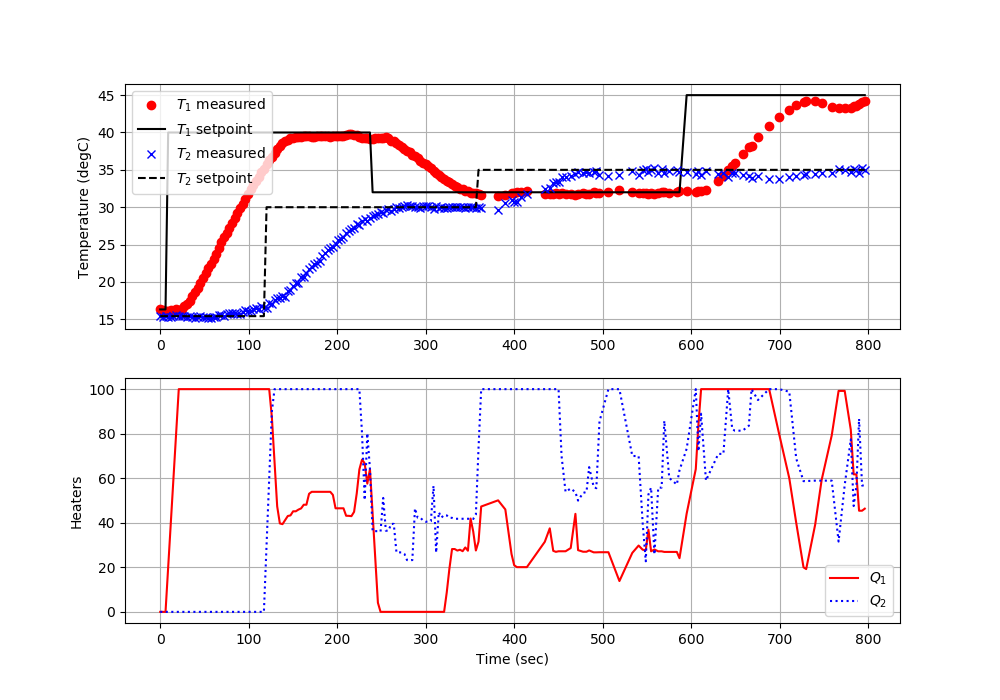

Here is the Python script that generated this plot:
import numpy as np
import time
import matplotlib.pyplot as plt
import random
# get gekko package with:
#   pip install gekko
from gekko import GEKKO
# get tclab package with:
#   pip install tclab
from tclab import TCLab

# Connect to Arduino
a = TCLab()

# Final time
tf = 10 # min
# number of data points (every 3 seconds)
n = tf * 20 + 1

# Percent Heater (0-100%)
Q1s = np.zeros(n)
Q2s = np.zeros(n)
    
# Temperatures (degC)
T1m = a.T1 * np.ones(n)
T2m = a.T2 * np.ones(n)
# Temperature setpoints
T1sp = T1m[0] * np.ones(n)
T2sp = T2m[0] * np.ones(n)

# Heater set point steps about every 150 sec
T1sp[3:] = 40.0
T2sp[40:] = 30.0
T1sp[80:] = 32.0
T2sp[120:] = 35.0
T1sp[160:] = 45.0

#########################################################
# Initialize Model as Estimator
#########################################################
m = GEKKO(name='tclab-mpc')
#m.server = 'http://127.0.0.1' # if local server is installed

# Control horizon, non-uniform time steps
m.time = [0,3,6,10,14,18,22,27,32,38,45,55,65, \
          75,90,110,130,150]

# Parameters from Estimation
K1 = m.FV(value=0.607)
K2 = m.FV(value=0.293)
K3 = m.FV(value=0.24)
tau12 = m.FV(value=192)
tau3 = m.FV(value=15)

# don't update parameters with optimizer
K1.STATUS = 0
K2.STATUS = 0
K3.STATUS = 0
tau12.STATUS = 0
tau3.STATUS = 0

# Measured inputs
Q1 = m.MV(value=0)
Q1.STATUS = 1  # manipulated
Q1.FSTATUS = 0 # measured
Q1.DMAX = 20.0
Q1.DCOST = 0.1
Q1.UPPER = 100.0
Q1.LOWER = 0.0

Q2 = m.MV(value=0)
Q2.STATUS = 1  # manipulated
Q2.FSTATUS = 0 # measured
Q2.DMAX = 30.0
Q2.DCOST = 0.1
Q2.UPPER = 100.0
Q2.LOWER = 0.0

# State variables
TH1 = m.SV(value=T1m[0])
TH2 = m.SV(value=T2m[0])

# Measurements for model alignment
TC1 = m.CV(value=T1m[0])
TC1.STATUS = 1     # minimize error between simulation and target
TC1.FSTATUS = 1    # receive measurement
TC1.TAU = 10       # response speed (time constant)
TC1.TR_INIT = 2    # reference trajectory

TC2 = m.CV(value=T2m[0])
TC2.STATUS = 1     # minimize error between simulation and target
TC2.FSTATUS = 1    # receive measurement
TC2.TAU = 10       # response speed (time constant)
TC2.TR_INIT = 2    # reference trajectory

Ta = m.Param(value=23.0) # degC

# Heat transfer between two heaters
DT = m.Intermediate(TH2-TH1)

# Empirical correlations
m.Equation(tau12 * TH1.dt() + (TH1-Ta) == K1*Q1 + K3*DT)
m.Equation(tau12 * TH2.dt() + (TH2-Ta) == K2*Q2 - K3*DT)
m.Equation(tau3 * TC1.dt()  + TC1 == TH1)
m.Equation(tau3 * TC2.dt()  + TC2 == TH2)

# Global Options
m.options.IMODE   = 6 # MHE
m.options.EV_TYPE = 1 # Objective type
m.options.NODES   = 3 # Collocation nodes
m.options.SOLVER  = 3 # IPOPT
m.options.COLDSTART = 1 # COLDSTART on first cycle
##################################################################
# Create plot
plt.figure(figsize=(10,7))
plt.ion()
plt.show()

# Main Loop
start_time = time.time()
prev_time = start_time
tm = np.zeros(n)

try:
    for i in range(1,n):
        # Sleep time
        sleep_max = 3.0
        sleep = sleep_max - (time.time() - prev_time)
        if sleep>=0.01:
            time.sleep(sleep-0.01)
        else:
            time.sleep(0.01)

        # Record time and change in time
        t = time.time()
        dt = t - prev_time
        prev_time = t
        tm[i] = t - start_time

        # Read temperatures in Celsius 
        T1m[i] = a.T1
        T2m[i] = a.T2

        # Insert measurements
        TC1.MEAS = T1m[i]
        TC2.MEAS = T2m[i]

        # Adjust setpoints
        TC1.SPHI = T1sp[i] + 0.1
        TC1.SPLO = T1sp[i] - 0.1

        TC2.SPHI = T2sp[i] + 0.1
        TC2.SPLO = T2sp[i] - 0.1
        
        # Predict Parameters and Temperatures with MHE
        # use remote=False for local solve
        m.solve() 

        if m.options.APPSTATUS == 1:
            # Retrieve new values
            Q1s[i]  = Q1.NEWVAL
            Q2s[i]  = Q2.NEWVAL
        else:
            # Solution failed
            Q1s[i]  = 0.0
            Q2s[i]  = 0.0
        
        # Write new heater values (0-100)
        a.Q1(Q1s[i])
        a.Q2(Q2s[i])

        # Plot
        plt.clf()
        ax=plt.subplot(2,1,1)
        ax.grid()
        plt.plot(tm[0:i],T1m[0:i],'ro',label=r'$T_1$ measured')
        plt.plot(tm[0:i],T1sp[0:i],'k-',label=r'$T_1$ setpoint')
        plt.plot(tm[0:i],T2m[0:i],'bx',label=r'$T_2$ measured')
        plt.plot(tm[0:i],T2sp[0:i],'k--',label=r'$T_2$ setpoint')
        plt.ylabel('Temperature (degC)')
        plt.legend(loc=2)
        ax=plt.subplot(2,1,2)
        ax.grid()
        plt.plot(tm[0:i],Q1s[0:i],'r-',label=r'$Q_1$')
        plt.plot(tm[0:i],Q2s[0:i],'b:',label=r'$Q_2$')
        plt.ylabel('Heaters')
        plt.xlabel('Time (sec)')
        plt.legend(loc='best')
        plt.draw()
        plt.pause(0.05)

    # Turn off heaters and close connection
    a.Q1(0)
    a.Q2(0)
    a.close()
    # Save figure
    plt.savefig('tclab_mpc.png')
    
# Allow user to end loop with Ctrl-C           
except KeyboardInterrupt:
    # Turn off heaters and close connection
    a.Q1(0)
    a.Q2(0)
    a.close()
    print('Shutting down')
    plt.savefig('tclab_mpc.png')
    
# Make sure serial connection still closes when there's an error
except:           
    # Disconnect from Arduino
    a.Q1(0)
    a.Q2(0)
    a.close()
    print('Error: Shutting down')
    plt.savefig('tclab_mpc.png')
    raise
